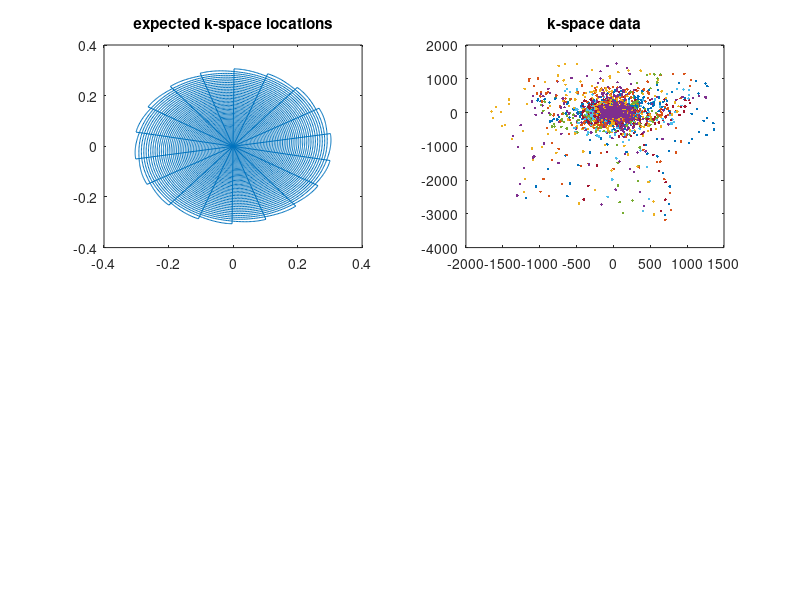

This figure's MATLAB source: (Note: this script raises an error after producing the figure.)
%% Use Hargeaves spiral reconstruction example to simulate ADC shift

ADCshift = 10; %number of time points to shift by
load spiralexampledata
nInterleaves = 18;
dt = 1;

%optional simulation of an ADC shift
%sample k-space data vector 'spiraldata' at differen point
if ADCshift < 0; %start ADC before gradients
        for n = 1:size(spiraldata,2)
          spiraldata(:,n) = [zeros(abs(ADCshift)*dt,1);spiraldata(1:(end-abs(ADCshift)*dt),n)];
        end
end
if ADCshift > 0; %start ADC after gradients
        for n = 1:size(spiraldata,2)
     %       spiraldata(1+(abs(ADCshift)*dt):end,n)
                %,zeros(1,abs(ADCshift)*dt)]
            spiraldata(:,n) = [spiraldata(1+(abs(ADCshift)*dt):end,n);zeros(abs(ADCshift)*dt,1)];
        end
end


figure %JA
subplot(2,2,1) %JA
plot(kspacelocations);
title 'expected k-space locations'
subplot(2,2,2) %JA
spiraldata = spiraldata(:,1:nInterleaves);
plot(spiraldata,'.') %JA
title 'k-space data'


% grid the k-space
[gdat] = gridkb(kspacelocations,spiraldata,dcf,256,1.5,2);

%figure;

% JA
subplot(2,2,3)
plot(gdat,'.')
title 'gridded k-space data'
%

pause(0.2);
%JA
subplot(2,2,4) %JA
im = fftshift(fft2(fftshift(gdat)));
im = abs(im)/500;
cmap = [0:255].'*[1 1 1] / 256;
colormap(cmap);
image(uint8(im));
%colormap(cmap);
axis square;
title(['reconstructed image, ADC timepoint shift:',num2str(ADCshift)])

